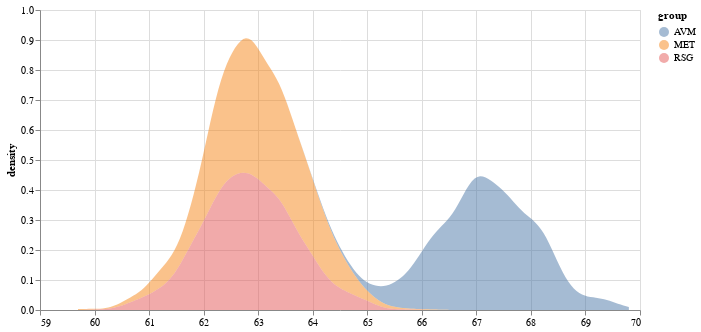

Write notebook code for a chart like this one.
### Code cell
width = 600
height = 300
c = alt.Chart(df[df.t==time_so_far+40]).transform_fold(
    ['value']
    ).transform_density(
        density='value',
        groupby=['group'],
    ).mark_area(opacity=0.5).encode(
        alt.X('value:Q', title=None),
        alt.Y('density:Q'),
        alt.Color('group')
    ).resolve_scale(
        x='independent'
    ).properties(width=width, height=height)
c

### Figure 1 — Vega-Lite specification as saved in the notebook (floating-point values rounded to 4 significant figures; data arrays with more than 128 entries replaced by an {"elided": "..."} marker saying what was removed)
{"config": {"view": {"continuousWidth": 400, "continuousHeight": 300}}, "data": {"name": "data-df591ced1d54116a000db452735f3b1c"}, "mark": {"type": "area", "opacity": 0.5}, "encoding": {"color": {"type": "nominal", "field": "group"}, "x": {"type": "quantitative", "field": "value", "title": null}, "y": {"type": "quantitative", "field": "density"}}, "height": 300, "resolve": {"scale": {"x": "independent"}}, "transform": [{"fold": ["value"]}, {"density": "value", "groupby": ["group"]}], "width": 600, "$schema": "https://vega.github.io/schema/vega-lite/v4.8.1.json", "datasets": {"data-df591ced1d54116a000db452735f3b1c": {"elided": "3000 records"}}}
